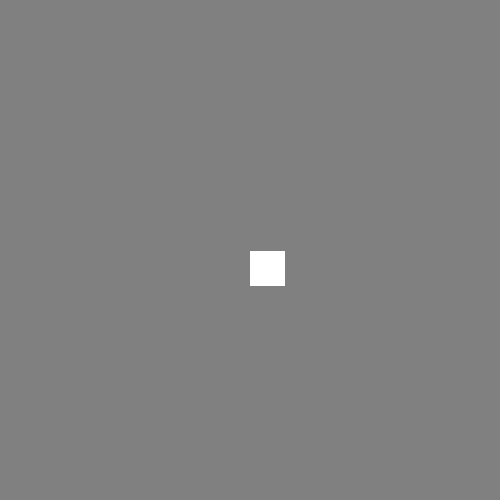
Frame 1 (no input)
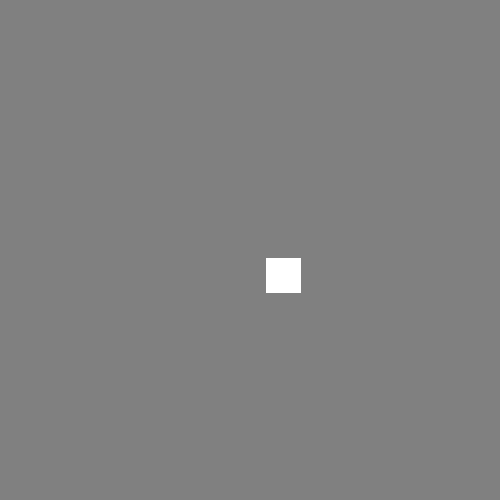
Frame 60 (the mouse pressed at the canvas centre just before this capture)
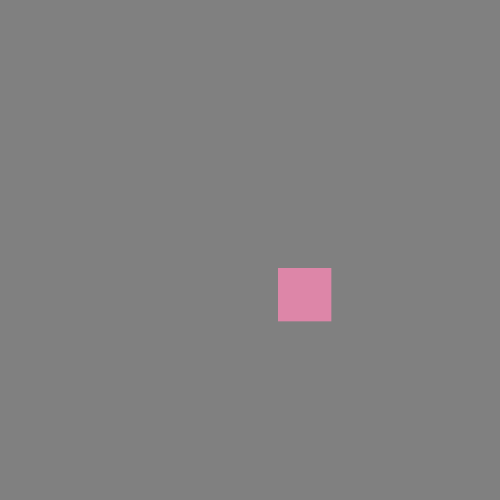
Frame 120 (the mouse held since frame 60 and released just before this capture)

The Processing sketch that drew these frames (run headless with seeded random() and noise(); from frame 60 on, the mouse is pressed at the canvas centre):

// Processing sketch: RandomWalker
// ── RandomWalker.pde
Walker kevin;

void setup() 
{
  size( 500, 500 ); 
  kevin = new Walker();
}

void draw()
{
  background( 128 );
  kevin.step();
  kevin.render();
}
// ── Walker.pde
class Walker
{
  //instance variables
  int x;
  int y;
  float s;

  //constructor
  Walker()
  {
    x = width/2;
    y = height/2;
    s = 35;
  }
  // draw this object
  void render()
  {
    noStroke();
   // scale(s);
    rect( x, y, s, s );
  }
  //take one step
  void step()
  {
    float chance = random( 1 );  //0.0, 1.0
    if (chance <= 0.30) // 30%
    {
    // move to right
        x += 1;
    }
    else if (chance <= 0.40) //10%
    {
    // move to left
        x -= 1;
    }
    else if (chance <= 0.60) // 20%
    {
    // move up
        y -= 1;
    }
    else if (chance <= .61) // 1% // Change Size Randomly
    {
     fill(221,random(0,256),random(0, 255));   //Change Color randomly 
     s += random(-5,15);
    }
    else // 39%
    {
    // move down
        y += 1;
    }

    wrap();
  }
  void wrap()
  {
    if (x < 0)
    {
      x = x + width;
    } 
    else if (x > width)
    {
      x = x - width;
    } 
    else if (y < 0)
    {
      y = y + height;
    } 
    else if (y > height)
    {
      y = y - height;
    }
  }
}
